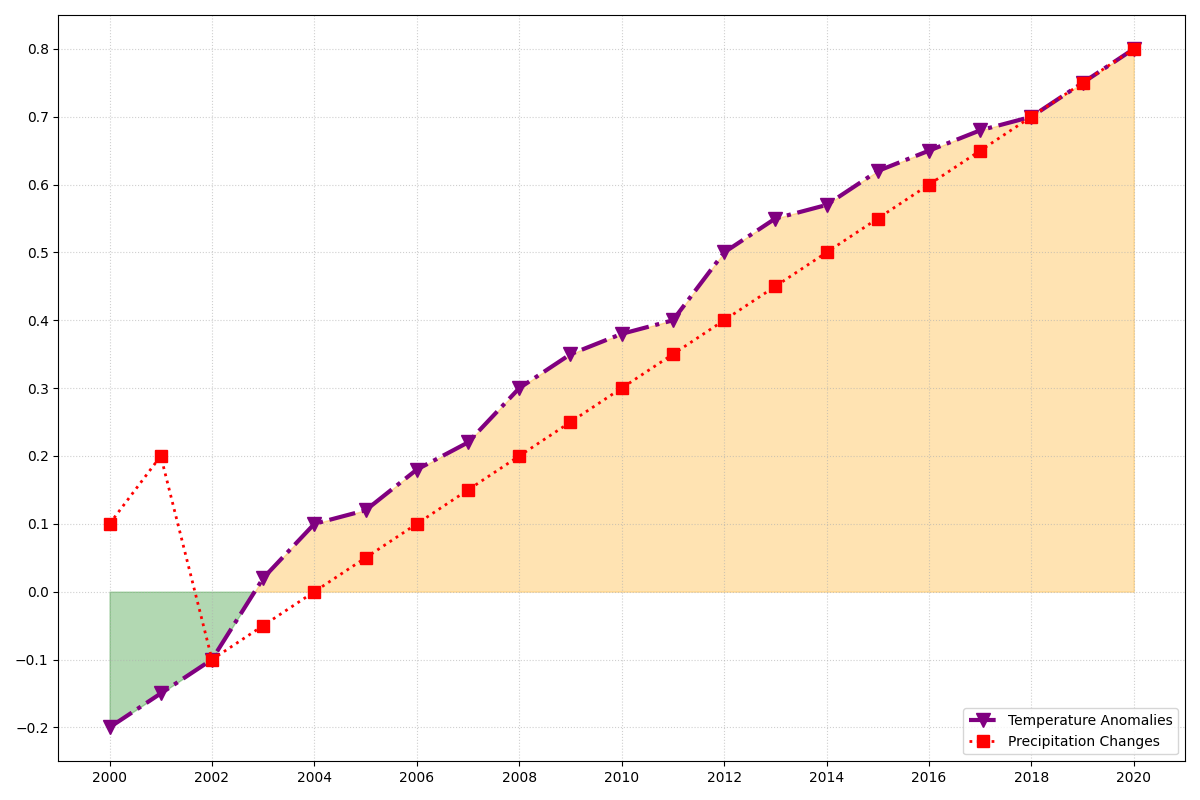

This chart was generated by the following Python code:
import matplotlib.pyplot as plt
import numpy as np

years = np.arange(2000, 2021)

temperature_anomalies = np.array([-0.2, -0.15, -0.1, 0.02, 0.1, 0.12, 0.18, 0.22, 0.3, 0.35, 
                                  0.38, 0.4, 0.5, 0.55, 0.57, 0.62, 0.65, 0.68, 0.7, 0.75, 0.8])

precipitation_changes = np.array([0.1, 0.2, -0.1, -0.05, 0, 0.05, 0.1, 0.15, 0.2, 0.25, 
                                  0.3, 0.35, 0.4, 0.45, 0.5, 0.55, 0.6, 0.65, 0.7, 0.75, 0.8])

colors_below = 'green'
colors_above = 'orange'

fig, ax = plt.subplots(figsize=(12, 8))

# Random changes applied to the plot styles
ax.plot(years, temperature_anomalies, marker='v', linestyle='-.', color='purple', linewidth=3, markersize=10, label='Temperature Anomalies')
ax.plot(years, precipitation_changes, marker='s', linestyle=':', color='red', linewidth=2, markersize=8, label='Precipitation Changes')

ax.fill_between(years, temperature_anomalies, where=(temperature_anomalies < 0), color=colors_below, alpha=0.3, interpolate=True)
ax.fill_between(years, temperature_anomalies, where=(temperature_anomalies >= 0), color=colors_above, alpha=0.3, interpolate=True)

ax.set_xticks(np.arange(2000, 2021, 2))
ax.set_yticks(np.arange(-0.2, 0.9, 0.1))

# Randomly adjust grid style
ax.grid(True, linestyle=':', alpha=0.6)

# Alter the legend position
ax.legend(loc='lower right')

plt.tight_layout()
plt.show()
